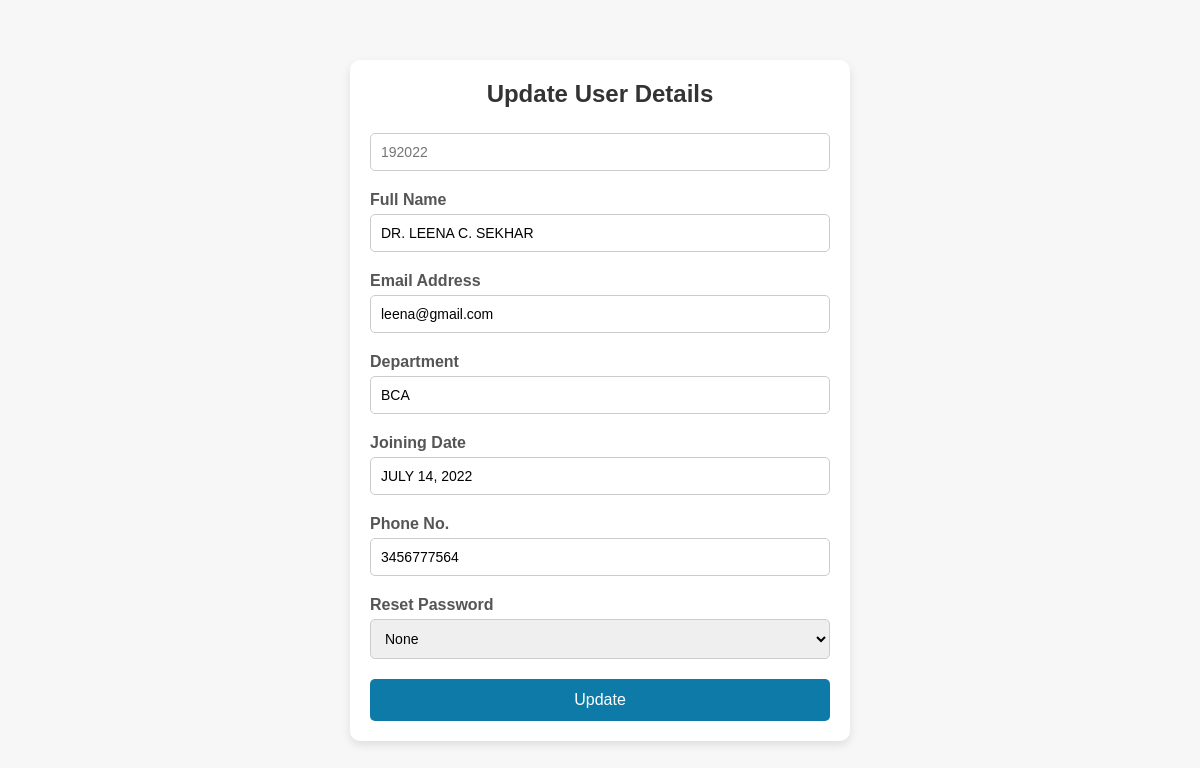
Page /admin-dashboard/update_teacher.php?id=372 on the committed database.
### tables this page shows
CREATE TABLE `users` (
  `USER_ID` int(11) NOT NULL,
  `USER_NAME` varchar(100) NOT NULL,
  `PASSWORDD` varchar(100) NOT NULL,
  `EMAIL` varchar(100) NOT NULL,
  `ROLEE` enum('ADMIN','TEACHERS','STUDENTS') NOT NULL,
  `STATUSS` enum('ACTIVE','INACTIVE') NOT NULL DEFAULT 'ACTIVE'
);

CREATE TABLE `teachers` (
  `TEACHER_ID` int(11) NOT NULL,
  `USER_ID` int(11) NOT NULL,
  `NAMEE` varchar(100) NOT NULL,
  `DEPARTMENT` varchar(100) NOT NULL,
  `JOINING_DATE` varchar(100) DEFAULT NULL,
  `PHONE_NO` varchar(255) DEFAULT NULL
);

### admin-dashboard/update_teacher.php (the view, shortened to what this page needs)
<?php
    $dbcon=mysqli_connect("localhost","root","","AMS");
        $user_id=$_GET['id'];
        $sql="SELECT * FROM users WHERE USER_ID='$user_id'";
        $data=mysqli_query($dbcon,$sql);
        if($data){
            $user=mysqli_fetch_array($data);
            $sql="SELECT * FROM teachers WHERE USER_ID='$user_id'";
            $data2=mysqli_query($dbcon,$sql);
            if($data2){
                $teacher=mysqli_fetch_array($data2);
            }
        }
?>
<!DOCTYPE html>
<html lang="en">
<head>
</head>
<body>
    <div class="container">
        <h2>Update User Details</h2>
        <form action="" method="POST">
            <div class="form-group">
                <input type="text" id="username" name="username" placeholder="<?php echo $user['USER_NAME']; ?>" value="" readonly='readonly'>
            </div>
            <div class="form-group">
                <label for="name">Full Name</label>
                <input type="text" id="name" name="name" value="<?php echo $teacher['NAMEE']; ?>" required>
            </div>
            <div class="form-group">
                <label for="email">Email Address</label>
                <input type="email" id="email" name="email"  value="<?php echo $user['EMAIL']; ?>" required>
            </div>
            <div class="form-group">
                <label for="department">Department</label>
                <input type="text" id="department" name="department" value="<?php echo $teacher['DEPARTMENT']; ?>" required>
            </div>
            <div class="form-group">
                <label for="jdate">Joining Date</label>
                <input type="text" id="jdate" name="jdate" value="<?php echo $teacher['JOINING_DATE']; ?>" required>
            </div>
            <div class="form-group">
                <label for="ph">Phone No.</label>
                <input type="text" id="ph" name="ph" value="<?php echo $teacher['PHONE_NO']; ?>" required>
            </div>
            <div class="form-group">
                <label for="password">Reset Password</label>
                <select id="password" name="password">
                    <option value="none">None</option>
                </select>
            </div>
            <button type="submit" name="update">Update</button>
        </form>
    </div>
</body>
</html>

### admin-dashboard/update_teacher.php (style rules this page uses)
* { margin: 0; padding: 0; box-sizing: border-box; }
body { font-family: 'Arial', sans-serif; background-color: #f7f7f7; display: flex; justify-content: center; align-items: center; height: 100vh; }
.container { width: 100%; max-width: 500px; background-color: white; padding: 20px; border-radius: 10px; box-shadow: 0 4px 10px rgba(0, 0, 0, 0.1); }
h2 { text-align: center; color: #333; margin-bottom: 20px; }
form { display: flex; flex-direction: column; }
label { margin-bottom: 5px; font-weight: bold; color: #555; }
input[type="text"], input[type="email"] { padding: 10px; margin-bottom: 15px; border: 1px solid #ccc; border-radius: 5px; font-size: 16px; width: 100%; outline: none; transition: all 0.3s ease; }
button { padding: 12px; background-color: #0d7aa7; color: white; border: none; border-radius: 5px; font-size: 16px; cursor: pointer; transition: background-color 0.3s ease; }
.form-group { margin-bottom: 15px; }
.form-group input, .form-group select, .form-group textarea { width: 100%; padding: 10px; margin: 5px 0; border: 1px solid #ccc; border-radius: 5px; font-size: 14px; }

### rows in the picture
users: username "192022", email "leena@gmail.com"
teachers: name "DR. LEENA C. SEKHAR", department "BCA", jdate "JULY 14, 2022", ph "3456777564"
